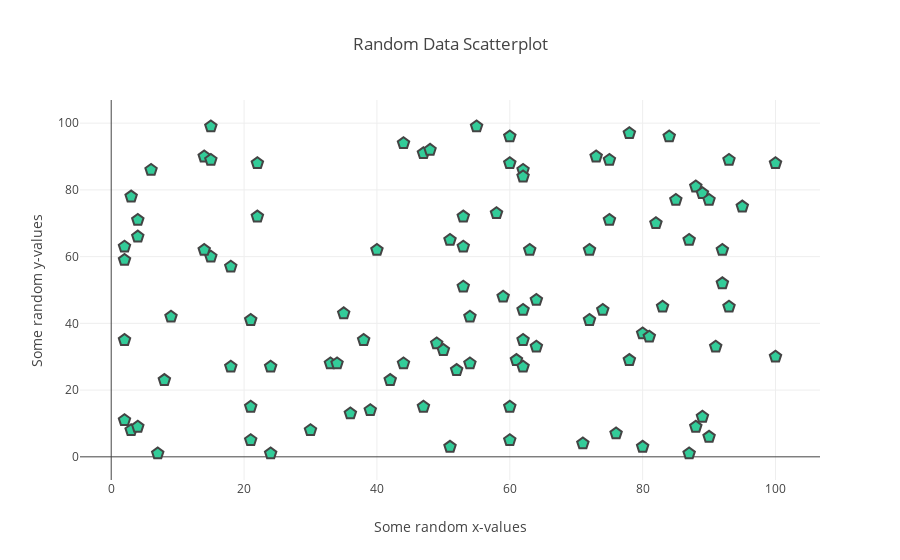

The notebook cell saved with this chart:
### Code cell
fig = go.Figure(data=data, layout=layout)
pyo.iplot(fig, filename='scatter3.html')

### Figure 1 — Plotly figure (JSON) as saved in the notebook; plotly's stock layout.template omitted (floating-point values rounded to 4 significant figures)
{"data": [{"marker": {"color": "rgb(51,204,153)", "line": {"width": 2}, "size": 12, "symbol": "pentagon"}, "mode": "markers", "type": "scatter", "uid": "0c1896be-976b-4164-8b92-94eff327ace4", "x": [52, 93, 15, 72, 61, 21, 83, 87, 75, 75, 88, 100, 24, 3, 22, 53, 2, 88, 30, 38, 2, 64, 60, 21, 33, 76, 58, 22, 89, 49, 91, 59, 42, 92, 60, 80, 15, 62, 62, 47, 62, 51, 55, 64, 3, 51, 7, 21, 73, 39, 18, 4, 89, 60, 14, 9, 90, 53, 2, 84, 92, 60, 71, 44, 8, 47, 35, 78, 81, 36, 50, 4, 2, 6, 54, 4, 54, 93, 63, 18, 90, 44, 34, 74, 62, 100, 14, 95, 48, 15, 72, 78, 87, 62, 40, 85, 80, 82, 53, 24], "y": [26, 89, 60, 41, 29, 15, 45, 65, 89, 71, 9, 88, 1, 8, 88, 63, 11, 81, 8, 35, 35, 33, 5, 41, 28, 7, 73, 72, 12, 34, 33, 48, 23, 62, 88, 37, 99, 44, 86, 91, 35, 65, 99, 47, 78, 3, 1, 5, 90, 14, 27, 9, 79, 15, 90, 42, 77, 51, 63, 96, 52, 96, 4, 94, 23, 15, 43, 29, 36, 13, 32, 71, 59, 86, 28, 66, 42, 45, 62, 57, 6, 28, 28, 44, 84, 30, 62, 75, 92, 89, 62, 97, 1, 27, 62, 77, 3, 70, 72, 27]}], "layout": {"hovermode": "closest", "title": "Random Data Scatterplot", "xaxis": {"title": "Some random x-values"}, "yaxis": {"title": "Some random y-values"}}}
